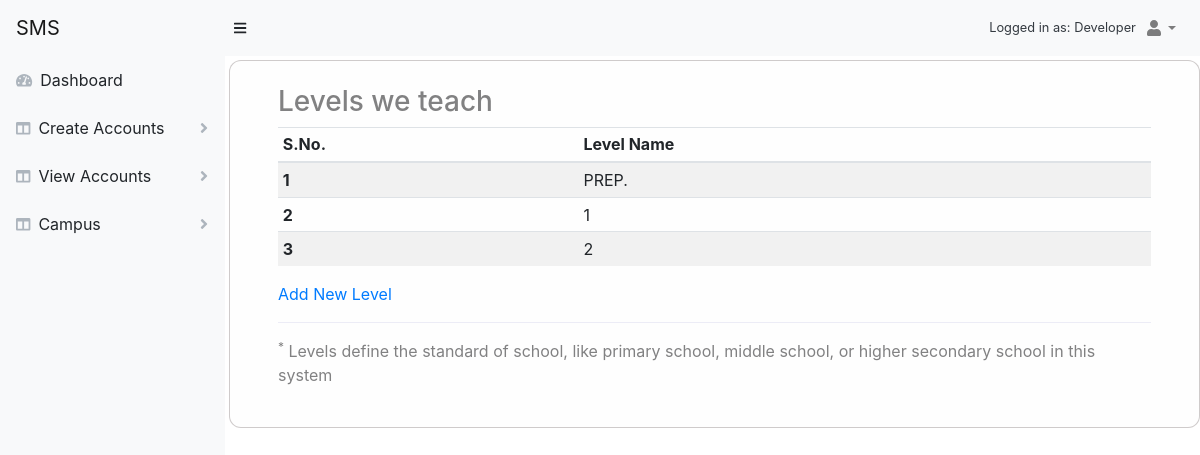
Page /campus/levels/ (signed in) on the earlier database version.
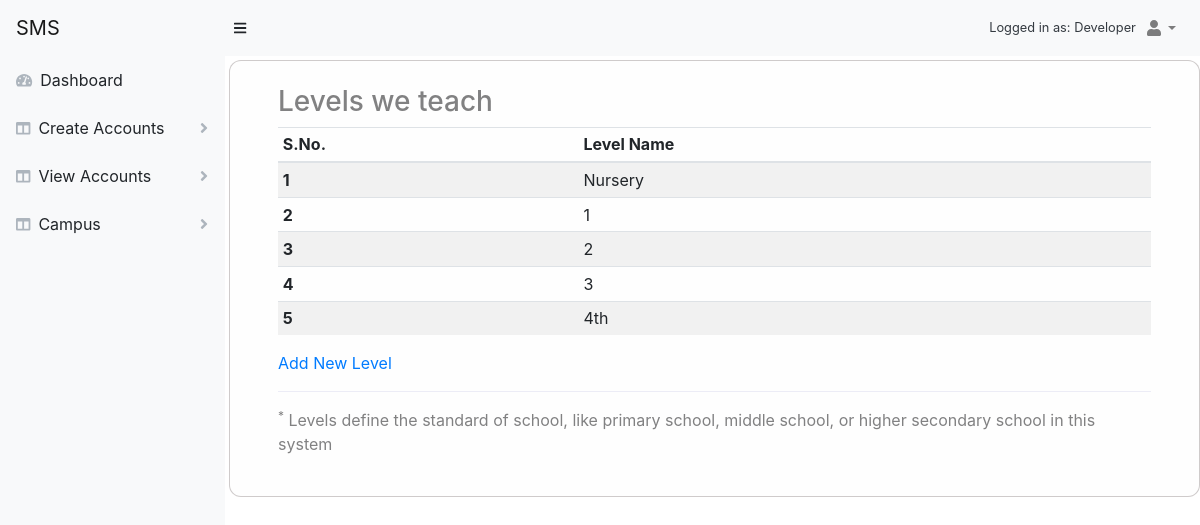
Same page on the later database version.
### campus/models.py (models this page shows, shortened)
class Level(models.Model):
    name = models.CharField(max_length=20, unique=True)
    class Meta:
        db_table = 'Level'
        verbose_name = _('Level')
        verbose_name_plural = _('Levels')

### campus/views.py (the view)
# urls.py: path('levels/', views.Levels.as_view(), name='levels'),
class Levels(View):
    template_name = 'campus/level/levels.html'
    def get(self, request):
        levels = Level.objects.all()
        context = { 'levels': levels }
        return render(request, self.template_name, context)

### templates/campus/level/levels.html (shortened to what this page needs)
{% extends 'layouts/base.html' %}
{% block content %}
<div class="container">
    <h3>Levels we teach</h3>
    <table class="table table-sm table-striped">
        <thead>
            <tr>
                <th>S.No.</th>
                <th>Level Name</th>
            </tr>
        </thead>
        <tbody>
            {% for level in levels %}
            <tr>
                <th>{{ forloop.counter }}</th>
                <td>{{level.name}}</td>
            </tr>
            {% endfor %}
        </tbody>
    </table>
    <a href="{% url 'campus:add_level' %}">Add New Level</a>
    <hr>
    <p><sup>*</sup> Levels define the standard of school, like primary school, middle school, or higher secondary school in this system</p>
</div>
{% endblock content %}

Differences in the rows shown:
changed Level: name "PREP." → "Nursery"
added Level: name "3"
added Level: name "4th"
